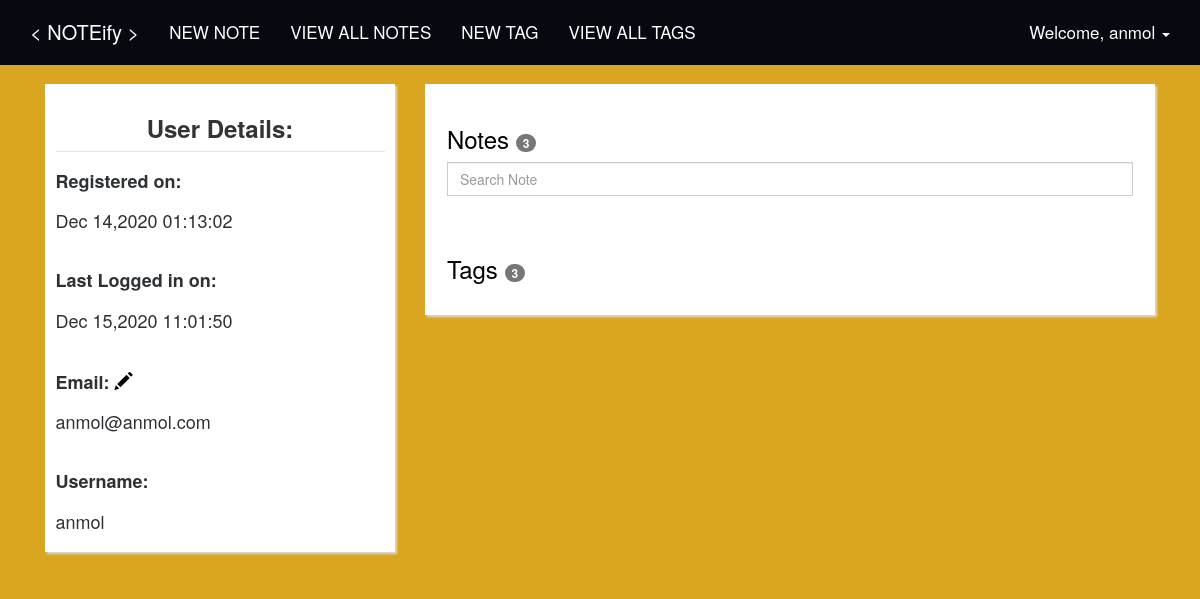
Page /profile/settings/ (signed in) on the committed database.
### tables this page shows
CREATE TABLE `users` (
  `id` INTEGER NOT NULL PRIMARY KEY AUTOINCREMENT,
  `registered_at` TIMESTAMP NOT NULL DEFAULT (strftime('%Y-%m-%d %H:%M:%S', 'now', 'localtime')),
  `last_login` TIMESTAMP NOT NULL DEFAULT (strftime('%Y-%m-%d %H:%M:%S', 'now', 'localtime')),
  `username` VARCHAR(255),
  `password` VARCHAR(200),
  `email` VARCHAR(200)
);

### core/views.py (the view)
@core.route("/profile/settings/")
@login_required
def profile_settings():
    user_data = functions.get_user_data(session['id'])
    notes_count = functions.get_number_of_notes(session['id'])
    tag_count = functions.get_number_of_tags(session['id'])
    return render_template(
        'profile_settings.html',
        user_data=user_data,
        username=session['username'],
        notes_count=notes_count,
        tag_count=tag_count
    )

### core/views.py (called while the page is built)
@current_app.template_filter()
def custom_date(date):
    import datetime
    date = datetime.datetime.strptime(date, '%Y-%m-%d %H:%M:%S')
    return date.strftime('%b %d,%Y %H:%M:%S')

### utils/functions.py (called while the page is built)
def get_database_connection():
    import sqlite3
    sqlite_file = 'notes.db'
    file_exists = os.path.isfile(sqlite_file)
    conn = sqlite3.connect(sqlite_file)
    if not file_exists:
        create_sqlite_tables(conn)
    return conn

def get_user_data(user_id):
    conn = get_database_connection()
    try:
        cursor = conn.cursor()
        cursor.execute('SELECT * FROM users WHERE id=?', (str(user_id), ))
        results = cursor.fetchall()
        cursor.close()
        if len(results) == 0:
            return None
        return results
    except:
        cursor.close()

def get_number_of_notes(id):
    conn = get_database_connection()
    try:
        cursor = conn.cursor()
        cursor.execute('SELECT COUNT(note) FROM notes WHERE user_id=' + str(id))
        results = cursor.fetchone()[0]
        cursor.close()
        return results
    except:
        cursor.close()

def get_number_of_tags(id):
    conn = get_database_connection()
    try:
        cursor = conn.cursor()
        cursor.execute('SELECT COUNT(tag) FROM tags WHERE user_id=' + str(id))
        results = cursor.fetchone()[0]
        cursor.close()
        return results
    except:
        cursor.close()

### templates/profile_settings.html (shortened to what this page needs)
{% extends "index.html" %}
{% block content %}
    <div class="container" style="padding-top: 2%">
        <div class="col-lg-4 col-md-4 col-sm-12 col-xs-12">
            <div class="thumbnail" style="padding: 3%">
                {% for user in user_data %}
                    <legend><h3 class="text-center"><b>User Details:</b></h3></legend>
                    <h4><b>Registered on:</b> <br><br> {{ user[1] | custom_date }}</h4>
                    <br>
                    <h4><b>Last Logged in on:</b> <br><br> {{ user[2] | custom_date }}</h4>
                    <br>
                    <h4><b>Email: <a href="/profile/settings/change_email/"><span class="glyphicon glyphicon-pencil"></span></a></b> <br><br> {{ user[5] }}</h4>
                    <br>
                    <h4><b>Username:</b> <br><br> {{ user[3] }}</h4>
                {% endfor %}
            </div>
        </div>
        <div class="col-lg-8 col-md-8 col-sm-12 col-xs-12">
            <div class="thumbnail"  style="padding: 3%">
                <a href="/profile/">
                    <h3>Notes <span class="badge">{{ notes_count }}</span></h3>
                </a>
                <input type="text" id="notes" class="form-control no_borders" autocomplete="off" name="notes" placeholder="Search Note">
                <div style="padding-top: 20px">
                </div>
                <br>
                <a href="/tags/">
                    <h3>Tags <span class="badge">{{ tag_count }}</span></h3>
                </a>
            </div>
        </div>
    </div>
{% endblock %}

### templates/index.html (shortened to what this page needs)
<html>
    <head>
        <link rel='stylesheet' href='{{ url_for("static", filename="css/bootstrap.min.css") }}'>
        <link rel='stylesheet' href='{{ url_for("static", filename="css/base.css") }}'>
    </head>
    <body>
        <nav class="navbar navbar-default navbar-fixed-top">
            <div class="container">
                <div class="navbar-header">
                    <a class="navbar-brand" href="/" style="color: #fff;">
                        &lt NOTEify &gt
                    </a>
                </div>
                <div id="navbar" class="navbar-collapse collapse">
                    <ul class="nav navbar-nav" id="navbar-links">
                        {% if username %}
                            <li>
                                <a href="/notes/add/" style="color: #fff;">NEW NOTE</a>
                            </li>
                            <li>
                                <a href="/profile/" style="color: #fff">VIEW ALL NOTES</a>
                            </li>
                            <li>
                                <a href="/tags/add/" style="color: #ffff">NEW TAG</a>
                            </li>
                            <li>
                                <a href="/tags/" style="color: #fff">VIEW ALL TAGS</a>
                            </li>
                        {% else %}
                            <li>
                                <a href="/" style="color: #fff;"> HOME </a>
                            </li>
                        {% endif %}
                    </ul>
                    <ul class="nav navbar-nav navbar-right">
                        {% if username %}
                            <li class="dropdown">
                                <a href="#" class="dropdown-toggle" data-toggle="dropdown" role="button" aria-haspopup="true" aria-expanded="false" style="color: #fff;">
                                    Welcome, {{ username }} <span class="caret"></span>
                                </a>
                            </li>
                        {% else %}
                            <li><a href="/signup/"><span class="glyphicon glyphicon-user" style="color: #fff"></span> Sign Up </a></li>
                            <li><a href="/login/"><span class="glyphicon glyphicon-log-in" style="color: #fff"></span> Login </a></li>
                        {% endif %}
                    </ul>
                </div>
            </div>
        </nav>
        {% block content %}
        {% endblock %}
    </body>
</html>

### static/css/base.css (style rules this page uses)
body { background-color: rgb(242, 243, 244); }
.navbar-default { font-size: 17px; margin: 0; padding: 7px; }
nav .navbar-brand { font-size: 20px; }
.thumbnail { border-radius: 0px; box-shadow: 2px 2px 2px #d6dbdf; border-style: none; border: 0; color: #2e3134; }
.no_borders { border-radius: 0px; }

### templates/index.html (style rules this page uses)
body { background-color: #daa520; color: black; }
a { color: black; }

### rows in the picture
users: username "anmol", registered_at "Dec 14,2020 01:13:02", last_login "Dec 15,2020 11:01:50", email "anmol@anmol.com"

### other values in the picture
{{ notes_count }} "3"
{{ tag_count }} "3"
